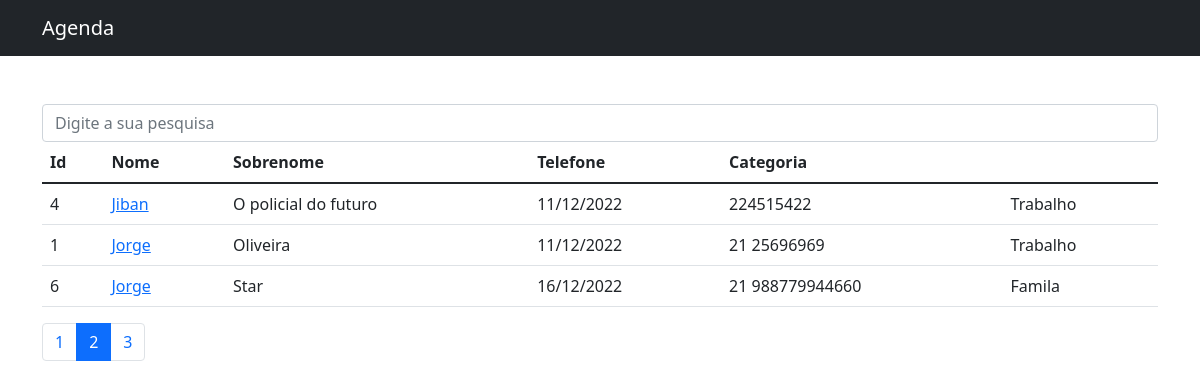
Screenshot of /?p=2&termo= with the database file from the repository.
### contatos/models.py (models this page shows, shortened)
class Contato(models.Model):
    nome = models.CharField(max_length=255)
    sobrenome = models.CharField(max_length=255, blank=True)
    telefone = models.CharField(max_length=255)
    email = models.CharField(max_length=255, blank=True)
    data_criacao = models.DateTimeField(default=timezone.now)
    descricao = models.TextField(blank=True)
    mostrar = models.BooleanField(default=True)
    foto = models.ImageField(blank=True, upload_to='fotos/%Y/%m/%D')
    categoria = models.ForeignKey(Categoria, on_delete=models.DO_NOTHING)

class Categoria(models.Model):
    def __str__(self):
        return self.nome
    nome = models.CharField(max_length=255)

### contatos/views.py (the view)
# urls.py: path('', views.index, name='index'),
def index(request):
    contatos = Contato.objects.order_by('nome')
    paginator = Paginator(contatos, 3)
    page_number = request.GET.get('p')
    contatos = paginator.get_page(page_number)
    return render(request, 'contatos/index.html', {
        'contatos': contatos
    })

### contatos/templates/contatos/index.html
{% extends 'base.html' %}
{% block conteudo %}
<table class="table">
    <thead>
        <tr>
            <th>Id</th>
            <th>Nome</th>
            <th>Sobrenome</th>
            <th>Telefone</th>
            <th>Categoria</th>
        </tr>
    </thead>
    <tbody>
        {% for contato in contatos %}
        {% if contato.mostrar %}
        <tr>
            <td>{{ contato.id }}</td>
            <td>
                <a href="{% url 'ver_contato' contato.id %}">{{ contato.nome }}</a>
            </td>
            <td>{{ contato.sobrenome }}</td>
            <td>{{ contato.data_criacao | date:'d/m/Y' }}</td>
            <td>{{ contato.telefone }}</td>
            <td>{{ contato.categoria }}</td>
        </tr>
        {% endif %}
        {% endfor %}
    </tbody>
</table>
<nav aria-label="Page navigation example">
    <ul class="pagination">
        {% for pagina in contatos.paginator.page_range %}
        {% if contatos.number == pagina %}
        <li class="page-item active"><a class="page-link" href="?p={{ pagina }}&termo={{ request.GET.termo }}">{{ pagina }}</a></li>
        {% else %}
        <li class="page-item"><a class="page-link" href="?p={{ pagina }}&termo={{ request.GET.termo }}">{{ pagina }}</a></li>
        {% endif %}
        {% endfor %}
    </ul>
</nav>
{% endblock %}

### rows the page displays
Contato: id "4", nome "Jiban", sobrenome "O policial do futuro", data_criacao "11/12/2022", telefone "224515422", categoria "Trabalho"
Contato: id "1", nome "Jorge", sobrenome "Oliveira", data_criacao "11/12/2022", telefone "21 25696969", categoria "Trabalho"
Contato: id "6", nome "Jorge", sobrenome "Star", data_criacao "16/12/2022", telefone "21 988779944660", categoria "Famila"

### other values shown
{{ pagina }} "1" "3"
{{ pagina }} "2"
